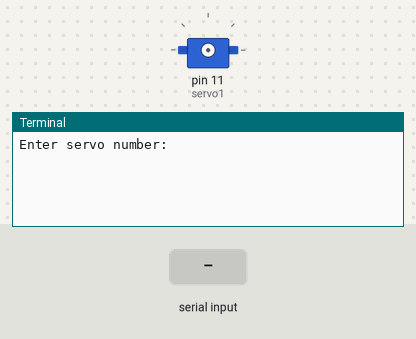
Bench run of a program on a simulated Raspberry Pi (header pin numbers). On the bench: servo, the last lines printed to the terminal. The inputs (shaded band) are chosen by the test bench. Servo angles are drawn from the pulse width (0.5 ms = 0°, 2.5 ms = 180°).

Above: at 1.2 s.
1.3 s: "1" typed at the terminal, then Enter
At 1.9 s:
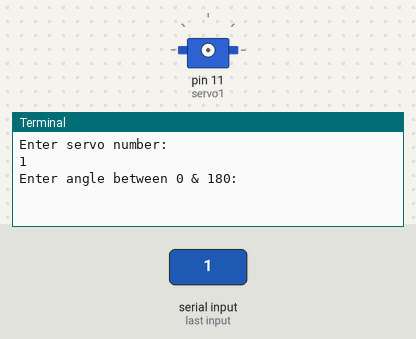
2.8 s: "2" typed at the terminal, then Enter
At 3.2 s:
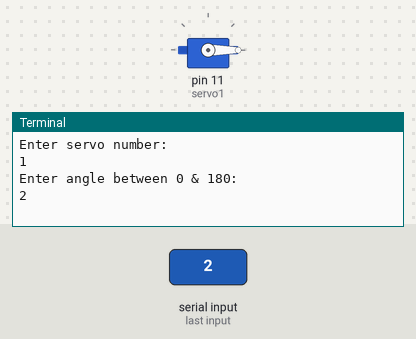

Measured:
- after the input at 1.3 s, the terminal: prints a new line at once (image 1)
- after the input at 2.8 s, the terminal: prints a new line at once (image 2)

The program:

Servo_Test_DD_Two_Servos_Angular.py
```python
# Import libraries
import RPi.GPIO as GPIO
import time

# Set GPIO numbering mode
GPIO.setmode(GPIO.BOARD)

# Set pin 11 as an output, and define as servo1 as PWM pin
GPIO.setup(11,GPIO.OUT)
servo1 = GPIO.PWM(11,50) # pin 11 for servo1, pulse 50Hz
GPIO.setup(12,GPIO.OUT)
servo2 = GPIO.PWM(12,50)

# Start PWM running, with value of 0 (pulse off)
servo1.start(0)
servo2.start(0)
# Loop to allow user to set servo angle. Try/finally allows exit
# with execution of servo.stop and GPIO cleanup :)

try:
    while True:
        #Ask user for angle and turn servo to it
        i = int(input('Enter servo number: '))
        if i == 1:
            angle = float(input('Enter angle between 0 & 180: '))
            servo1.ChangeDutyCycle(2+(angle/18))
            time.sleep(0.5)
            servo1.ChangeDutyCycle(0)
        if i ==2:
            angle = float(input('Enter angle between 0 & 180: '))
            servo2.ChangeDutyCycle(2+(angle/18))
            time.sleep(0.5)
            servo2.ChangeDutyCycle(0)

finally:
    #Clean things up at the end
    servo1.stop()
    GPIO.cleanup()
    print("Goodbye!")
```
